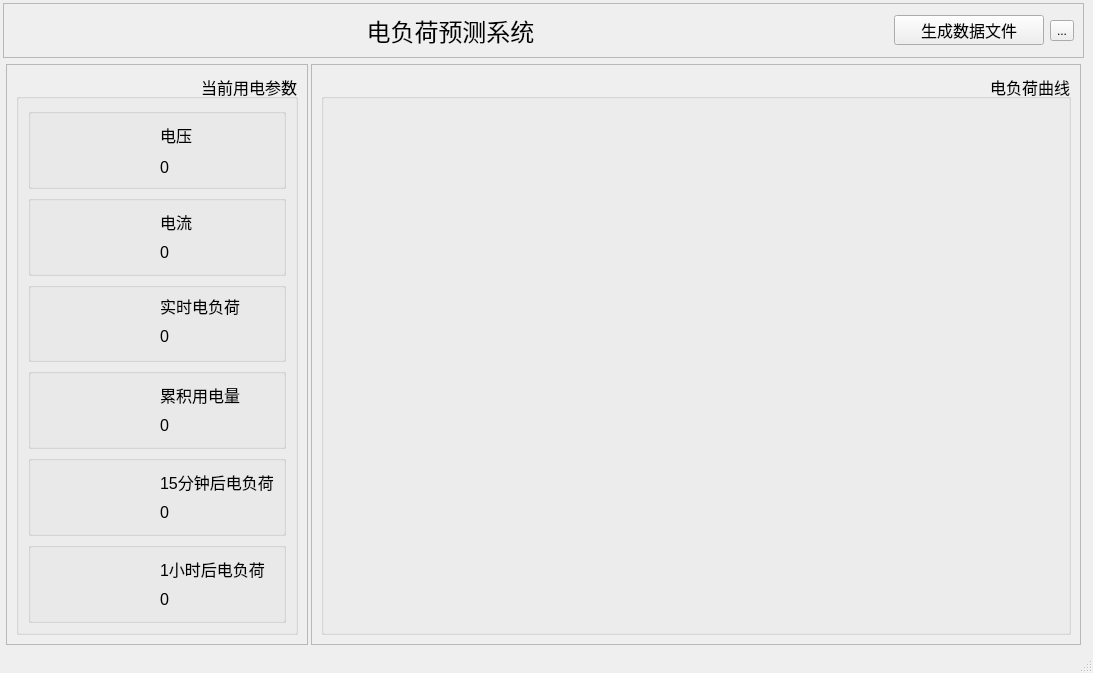
<?xml version="1.0" encoding="UTF-8"?>
<ui version="4.0">
 <class>MainWindow</class>
 <widget class="QMainWindow" name="MainWindow">
  <property name="geometry">
   <rect>
    <x>0</x>
    <y>0</y>
    <width>1093</width>
    <height>669</height>
   </rect>
  </property>
  <property name="windowTitle">
   <string>电负荷预测系统1</string>
  </property>
  <widget class="QWidget" name="centralwidget">
   <property name="enabled">
    <bool>true</bool>
   </property>
   <layout class="QVBoxLayout" name="verticalLayout" stretch="0,92">
    <property name="spacing">
     <number>3</number>
    </property>
    <property name="leftMargin">
     <number>3</number>
    </property>
    <property name="topMargin">
     <number>3</number>
    </property>
    <property name="bottomMargin">
     <number>3</number>
    </property>
    <item>
     <widget class="QFrame" name="frame">
      <property name="frameShape">
       <enum>QFrame::Shape::StyledPanel</enum>
      </property>
      <property name="frameShadow">
       <enum>QFrame::Shadow::Raised</enum>
      </property>
      <layout class="QGridLayout" name="gridLayout_9">
       <item row="0" column="1">
        <widget class="QLabel" name="label_title">
         <property name="sizePolicy">
          <sizepolicy hsizetype="Preferred" vsizetype="Fixed">
           <horstretch>0</horstretch>
           <verstretch>0</verstretch>
          </sizepolicy>
         </property>
         <property name="font">
          <font>
           <pointsize>18</pointsize>
          </font>
         </property>
         <property name="text">
          <string>电负荷预测系统</string>
         </property>
         <property name="textFormat">
          <enum>Qt::TextFormat::AutoText</enum>
         </property>
         <property name="alignment">
          <set>Qt::AlignmentFlag::AlignCenter</set>
         </property>
         <property name="margin">
          <number>0</number>
         </property>
        </widget>
       </item>
       <item row="0" column="3">
        <widget class="QToolButton" name="btn_settings">
         <property name="styleSheet">
          <string notr="true"/>
         </property>
         <property name="text">
          <string>...</string>
         </property>
         <property name="icon">
          <iconset resource="resources.qrc">
           <normaloff>:/icons/setting.png</normaloff>:/icons/setting.png</iconset>
         </property>
         <property name="iconSize">
          <size>
           <width>32</width>
           <height>32</height>
          </size>
         </property>
        </widget>
       </item>
       <item row="0" column="2">
        <widget class="QPushButton" name="btn_export_data">
         <property name="maximumSize">
          <size>
           <width>150</width>
           <height>30</height>
          </size>
         </property>
         <property name="font">
          <font>
           <pointsize>12</pointsize>
          </font>
         </property>
         <property name="cursor">
          <cursorShape>BlankCursor</cursorShape>
         </property>
         <property name="text">
          <string>生成数据文件</string>
         </property>
        </widget>
       </item>
      </layout>
     </widget>
    </item>
    <item>
     <widget class="QWidget" name="widget" native="true">
      <property name="sizePolicy">
       <sizepolicy hsizetype="Preferred" vsizetype="Preferred">
        <horstretch>0</horstretch>
        <verstretch>0</verstretch>
       </sizepolicy>
      </property>
      <property name="sizeIncrement">
       <size>
        <width>0</width>
        <height>0</height>
       </size>
      </property>
      <property name="layoutDirection">
       <enum>Qt::LayoutDirection::RightToLeft</enum>
      </property>
      <layout class="QHBoxLayout" name="horizontalLayout" stretch="56,22">
       <property name="spacing">
        <number>3</number>
       </property>
       <property name="leftMargin">
        <number>3</number>
       </property>
       <property name="topMargin">
        <number>3</number>
       </property>
       <property name="rightMargin">
        <number>3</number>
       </property>
       <property name="bottomMargin">
        <number>3</number>
       </property>
       <item>
        <widget class="QFrame" name="frame_2">
         <property name="frameShape">
          <enum>QFrame::Shape::StyledPanel</enum>
         </property>
         <property name="frameShadow">
          <enum>QFrame::Shadow::Raised</enum>
         </property>
         <layout class="QGridLayout" name="gridLayout_2">
          <item row="0" column="0">
           <widget class="QGroupBox" name="rightGroupBox">
            <property name="font">
             <font>
              <pointsize>12</pointsize>
             </font>
            </property>
            <property name="title">
             <string>电负荷曲线</string>
            </property>
            <layout class="QGridLayout" name="gridLayout_3">
             <item row="0" column="0">
              <widget class="PlotWidget" name="plotWidget" native="true"/>
             </item>
            </layout>
           </widget>
          </item>
         </layout>
        </widget>
       </item>
       <item>
        <widget class="QFrame" name="frame_3">
         <property name="frameShape">
          <enum>QFrame::Shape::StyledPanel</enum>
         </property>
         <property name="frameShadow">
          <enum>QFrame::Shadow::Raised</enum>
         </property>
         <layout class="QVBoxLayout" name="verticalLayout_2">
          <item>
           <widget class="QGroupBox" name="leftGroupBox">
            <property name="font">
             <font>
              <pointsize>12</pointsize>
             </font>
            </property>
            <property name="title">
             <string>当前用电参数</string>
            </property>
            <layout class="QVBoxLayout" name="verticalLayout_3">
             <item>
              <widget class="QGroupBox" name="groupBox_2">
               <property name="minimumSize">
                <size>
                 <width>258</width>
                 <height>81</height>
                </size>
               </property>
               <property name="title">
                <string/>
               </property>
               <layout class="QGridLayout" name="gridLayout">
                <item row="0" column="2" rowspan="3">
                 <widget class="QLabel" name="label_2">
                  <property name="styleSheet">
                   <string notr="true">image: url(:/icons/V.png);</string>
                  </property>
                  <property name="text">
                   <string/>
                  </property>
                 </widget>
                </item>
                <item row="2" column="1">
                 <widget class="QLabel" name="label_voltage">
                  <property name="text">
                   <string>0</string>
                  </property>
                 </widget>
                </item>
                <item row="0" column="1">
                 <widget class="QLabel" name="label_3">
                  <property name="text">
                   <string>电压</string>
                  </property>
                 </widget>
                </item>
               </layout>
              </widget>
             </item>
             <item>
              <widget class="QGroupBox" name="groupBox_3">
               <property name="minimumSize">
                <size>
                 <width>258</width>
                 <height>81</height>
                </size>
               </property>
               <property name="title">
                <string/>
               </property>
               <layout class="QGridLayout" name="gridLayout_4">
                <item row="0" column="2">
                 <widget class="QLabel" name="label_7">
                  <property name="text">
                   <string>电流</string>
                  </property>
                 </widget>
                </item>
                <item row="0" column="3" rowspan="2">
                 <widget class="QLabel" name="label_6">
                  <property name="styleSheet">
                   <string notr="true">image: url(:/icons/A.png);</string>
                  </property>
                  <property name="text">
                   <string/>
                  </property>
                 </widget>
                </item>
                <item row="1" column="2">
                 <widget class="QLabel" name="label_current">
                  <property name="text">
                   <string>0</string>
                  </property>
                 </widget>
                </item>
               </layout>
              </widget>
             </item>
             <item>
              <widget class="QGroupBox" name="groupBox_4">
               <property name="minimumSize">
                <size>
                 <width>258</width>
                 <height>80</height>
                </size>
               </property>
               <property name="title">
                <string/>
               </property>
               <layout class="QGridLayout" name="gridLayout_6">
                <item row="2" column="3">
                 <widget class="QLabel" name="label_power">
                  <property name="text">
                   <string>0</string>
                  </property>
                 </widget>
                </item>
                <item row="0" column="3">
                 <widget class="QLabel" name="label_11">
                  <property name="text">
                   <string>实时电负荷</string>
                  </property>
                 </widget>
                </item>
                <item row="0" column="4" rowspan="4">
                 <widget class="QLabel" name="label_10">
                  <property name="styleSheet">
                   <string notr="true">image: url(:/icons/S_W.png);</string>
                  </property>
                  <property name="text">
                   <string/>
                  </property>
                 </widget>
                </item>
               </layout>
              </widget>
             </item>
             <item>
              <widget class="QGroupBox" name="groupBox_6">
               <property name="minimumSize">
                <size>
                 <width>258</width>
                 <height>81</height>
                </size>
               </property>
               <property name="title">
                <string/>
               </property>
               <layout class="QGridLayout" name="gridLayout_7">
                <item row="2" column="2">
                 <widget class="QLabel" name="label_energy">
                  <property name="text">
                   <string>0</string>
                  </property>
                 </widget>
                </item>
                <item row="1" column="2">
                 <widget class="QLabel" name="label_15">
                  <property name="text">
                   <string>累积用电量</string>
                  </property>
                 </widget>
                </item>
                <item row="1" column="3" rowspan="2">
                 <widget class="QLabel" name="label_14">
                  <property name="styleSheet">
                   <string notr="true">image: url(:/icons/H_W.png);</string>
                  </property>
                  <property name="text">
                   <string/>
                  </property>
                 </widget>
                </item>
               </layout>
              </widget>
             </item>
             <item>
              <widget class="QGroupBox" name="groupBox">
               <property name="minimumSize">
                <size>
                 <width>258</width>
                 <height>81</height>
                </size>
               </property>
               <property name="title">
                <string/>
               </property>
               <layout class="QGridLayout" name="gridLayout_5">
                <item row="1" column="3">
                 <widget class="QLabel" name="label_19">
                  <property name="font">
                   <font>
                    <pointsize>12</pointsize>
                   </font>
                  </property>
                  <property name="text">
                   <string>15分钟后电负荷</string>
                  </property>
                 </widget>
                </item>
                <item row="1" column="4" rowspan="2">
                 <widget class="QLabel" name="label_18">
                  <property name="styleSheet">
                   <string notr="true">image: url(:/icons/D_W_15.png);</string>
                  </property>
                  <property name="text">
                   <string/>
                  </property>
                 </widget>
                </item>
                <item row="2" column="3">
                 <widget class="QLabel" name="label_power_15min">
                  <property name="text">
                   <string>0</string>
                  </property>
                 </widget>
                </item>
               </layout>
              </widget>
             </item>
             <item>
              <widget class="QGroupBox" name="groupBox_5">
               <property name="minimumSize">
                <size>
                 <width>258</width>
                 <height>81</height>
                </size>
               </property>
               <property name="title">
                <string/>
               </property>
               <layout class="QGridLayout" name="gridLayout_8">
                <item row="1" column="2">
                 <widget class="QLabel" name="label_power_60min">
                  <property name="text">
                   <string>0</string>
                  </property>
                 </widget>
                </item>
                <item row="0" column="3" rowspan="2">
                 <widget class="QLabel" name="label_22">
                  <property name="styleSheet">
                   <string notr="true">image: url(:/icons/D_W_60.png);</string>
                  </property>
                  <property name="text">
                   <string/>
                  </property>
                 </widget>
                </item>
                <item row="0" column="2">
                 <widget class="QLabel" name="label_23">
                  <property name="text">
                   <string>1小时后电负荷</string>
                  </property>
                 </widget>
                </item>
               </layout>
              </widget>
             </item>
            </layout>
           </widget>
          </item>
         </layout>
        </widget>
       </item>
      </layout>
     </widget>
    </item>
   </layout>
  </widget>
  <widget class="QStatusBar" name="statusbar"/>
 </widget>
 <customwidgets>
  <customwidget>
   <class>PlotWidget</class>
   <extends>QWidget</extends>
   <header>pyqtgraph</header>
   <container>1</container>
  </customwidget>
 </customwidgets>
 <resources>
  <include location="resources.qrc"/>
 </resources>
 <connections/>
</ui>
